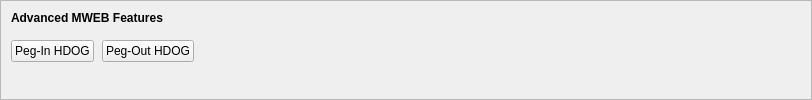
    <widget class="QFrame" name="frameMWEBFeatures">
     <property name="sizePolicy">
      <sizepolicy hsizetype="Expanding" vsizetype="Expanding">
       <horstretch>0</horstretch>
       <verstretch>0</verstretch>
      </sizepolicy>
     </property>
     <property name="maximumSize">
      <size>
       <width>16777215</width>
       <height>16777215</height>
      </size>
     </property>
     <property name="frameShape">
      <enum>QFrame::StyledPanel</enum>
     </property>
     <property name="frameShadow">
      <enum>QFrame::Sunken</enum>
     </property>
     <layout class="QVBoxLayout" name="verticalLayoutMWEBFeatures2">
      <property name="spacing">
       <number>0</number>
      </property>
      <property name="leftMargin">
       <number>0</number>
      </property>
      <property name="topMargin">
       <number>0</number>
      </property>
      <property name="rightMargin">
       <number>0</number>
      </property>
      <property name="bottomMargin">
       <number>6</number>
      </property>
      <item>
       <layout class="QVBoxLayout" name="verticalLayoutMWEBFeatures" stretch="0,0,1">
        <property name="spacing">
         <number>0</number>
        </property>
        <property name="leftMargin">
         <number>10</number>
        </property>
        <property name="topMargin">
         <number>10</number>
        </property>
        <item>
         <layout class="QHBoxLayout" name="horizontalLayoutMWEBFeatures1">
          <property name="bottomMargin">
           <number>15</number>
          </property>
          <item>
           <widget class="QLabel" name="labelMWEBFeatures">
            <property name="sizePolicy">
             <sizepolicy hsizetype="Preferred" vsizetype="Maximum">
              <horstretch>0</horstretch>
              <verstretch>0</verstretch>
             </sizepolicy>
            </property>
            <property name="font">
             <font>
              <weight>75</weight>
              <bold>true</bold>
             </font>
            </property>
            <property name="styleSheet">
             <string notr="true">font-weight:bold;</string>
            </property>
            <property name="text">
             <string>Advanced MWEB Features</string>
            </property>
           </widget>
          </item>
         </layout>
        </item>
        <item>
         <layout class="QHBoxLayout" name="horizontalLayoutMWEBFeatures2" stretch="0,0,0">
          <property name="spacing">
           <number>8</number>
          </property>
          <property name="bottomMargin">
           <number>10</number>
          </property>
          <item>
           <widget class="QPushButton" name="pushButtonMWEBPegIn">
            <property name="styleSheet">
             <string notr="true"/>
            </property>
            <property name="text">
             <string>Peg-In HDOG</string>
            </property>
            <property name="checkable">
             <bool>true</bool>
            </property>
            <property name="autoDefault">
             <bool>false</bool>
            </property>
           </widget>
          </item>
          <item>
           <widget class="QPushButton" name="pushButtonMWEBPegOut">
            <property name="styleSheet">
             <string notr="true"/>
            </property>
            <property name="text">
             <string>Peg-Out HDOG</string>
            </property>
            <property name="checkable">
             <bool>true</bool>
            </property>
            <property name="autoDefault">
             <bool>false</bool>
            </property>
           </widget>
          </item>
          <item>
           <spacer name="horizontalSpacerMWEBFeatures">
            <property name="orientation">
             <enum>Qt::Horizontal</enum>
            </property>
            <property name="sizeHint" stdset="0">
             <size>
              <width>40</width>
              <height>1</height>
             </size>
            </property>
           </spacer>
          </item>
         </layout>
        </item>
        <item>
         <spacer name="verticalSpacerMWEBFeatures">
          <property name="orientation">
           <enum>Qt::Vertical</enum>
          </property>
          <property name="sizeHint" stdset="0">
           <size>
            <width>800</width>
            <height>1</height>
           </size>
          </property>
         </spacer>
        </item>
       </layout>
      </item>
     </layout>
    </widget>
